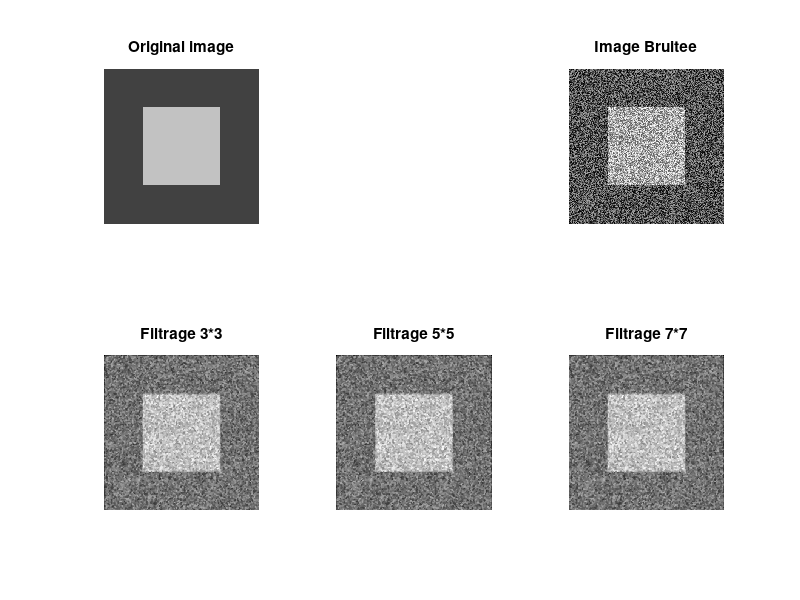

The MATLAB script that drew this image: (Note: this script raises an error after producing the figure.)
%Shubhika GARG

%non-linear Filtrage
%% Creating a matrix of 256*256 and 64*64 in the centre
a=ones([256 256])*64; %To get gray value of 64
%square area of size 64 and pixel values of 192
a(128-64+1:128+64, 128-64+1:128+64)=a(128-64+1:128+64, 128-64+1:128+64)*3;

%% Creating a noisy image
% % Noise Creation
b=rand(256,256)*255;
% Noise
% Adding noise to the previous image
c=a+b;

%% Creating proper filters
p=medfilt2(c,[3 3]);
q=medfilt2(c,[5 5]);
r=medfilt2(c,[7 7]);
%pc=filter2(p,c);
figure();
subplot(2,3,1),imshow(uint8(a));
title('Original image');

subplot(2,3,3),imshow(c,[]);
title('Image Bruitee');

subplot(2,3,4),imshow(p,[]);
title('Filtrage 3*3');

subplot(2,3,5),imshow(p,[]);
title('Filtrage 5*5');

subplot(2,3,6),imshow(p,[]);
title('Filtrage 7*7');

sgtitle('Median filtering');
% When image is filtered by median filter, the noise is completely ignored, thus the edges remain sharper(less blurry) as compared to average filter.
